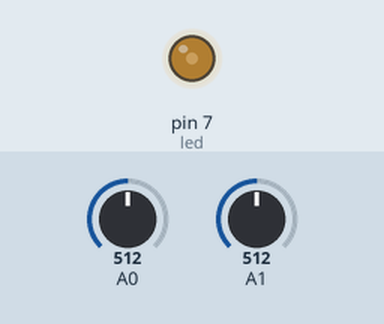
Simulated run of this sketch. Board: Arduino Uno, built with avr-gcc and run on an emulated ATmega328P. Shown: output pins drawn as LEDs (lit = HIGH). The test bench sets the inputs (shaded band); at power-on: A0 = 512, A1 = 512.

Above: at 0.1 s.
Timing chart, 0 to 1.6 s (numbered marks = the images above):
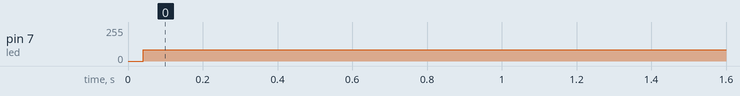

Measured:
- by itself, pin 7 (led): 0/255 → 85/255 at 0.04 s

The sketch:

v14-ready-for-test.ino
```cpp
int led = 7;
int th = 5;
int tl = 6;

void setup()
{

pinMode (led, OUTPUT ); //LED
pinMode (th, INPUT); // Touch 1     pin in und out festlegung
pinMode (tl, INPUT); // Touch 2
//int v =130;
digitalWrite (led, 0);

}

void loop()
{

if (analogRead (th == LOW));
{
digitalWrite (led, HIGH);
//if (led > 255);
//{
//digitalWrite (led, LOW);
//}

}

if (analogRead (tl==HIGH));
{
digitalWrite (led, LOW);
//if (led < 0);
{
//analogWrite (led, 255);
//}
}

if (analogRead (th=tl ==LOW));
{
  digitalWrite (led, LOW);
}
}
}
```
